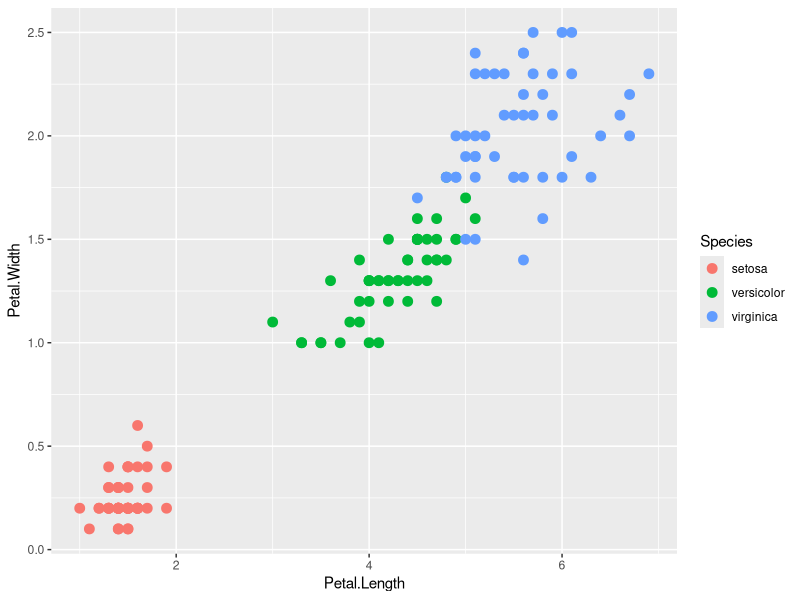
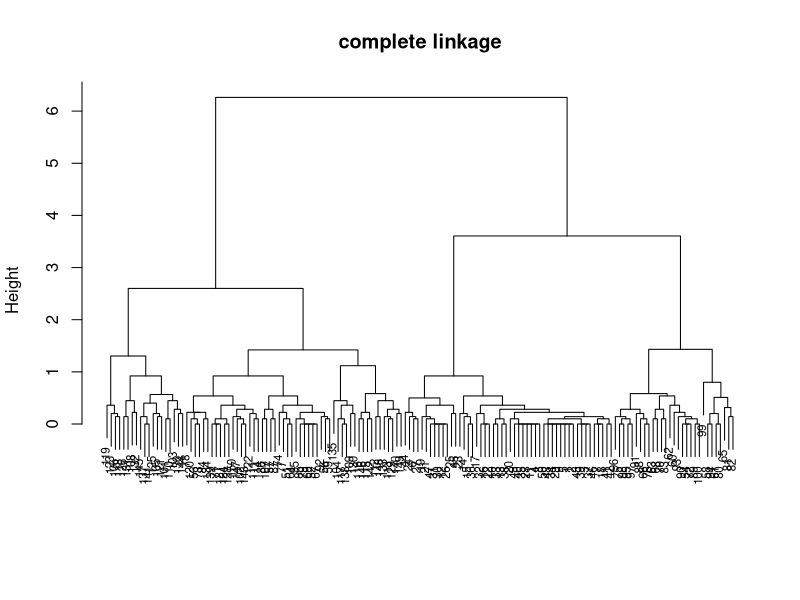

Write the R code that produced these figures, in order.
# k-means clustering lab
# 1. load data and make a scatterplot
library(datasets)
library(ggplot2)
head(iris)
colnames(iris)
ggplot(iris, aes(Petal.Length, Petal.Width, color=Species)) + geom_point(size=3)
# 2. k-means clustering
set.seed(20)
irisCluster<-kmeans(iris[, 3:4], centers=3, nstart=20)
irisCluster
irisCluster$cluster


# hierarchical clustering lab
# 1. hierarchical clustering
x=iris[,3:4]
hc.complete=hclust(dist(x), method='complete')
hc.average=hclust(dist(x), method='average')
hc.single=hclust(dist(x), method='single')
# 2. make a plot
plot(hc.complete, main="complete linkage", xlab="", sub="", cex=0.7)
cutree(hc.complete, 2)
cutree(hc.complete, 3)
out.c<-cutree(hc.complete, 3)
table(iris$Species,out.c)
